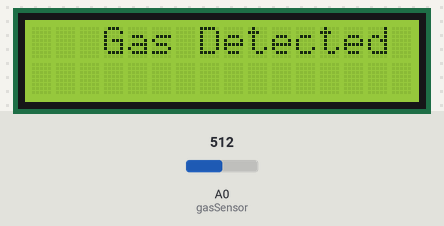
Simulated run of this sketch. Board: Arduino Uno, built with avr-gcc and run on an emulated ATmega328P. Shown: 16×2 character LCD. The inputs (shaded band) are chosen by the test bench; at power-on: A0 (gasSensor) = 512. What the sketch prints to the serial monitor is not drawn.

Above: at 1.2 s.
1.3 s: A0 (gasSensor) set to 165
2.8 s: A0 (gasSensor) set to 140
At 3.1 s:
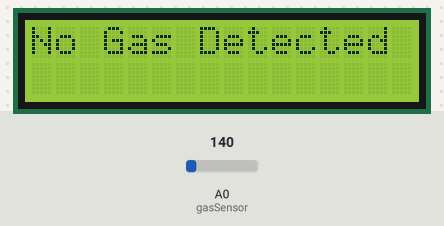
4.3 s: A0 (gasSensor) set to 160
At 5.5 s:
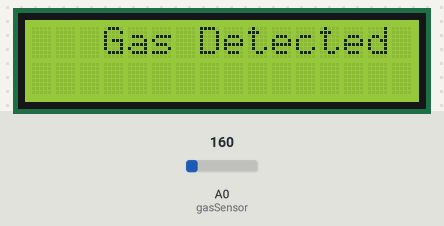
5.8 s: A0 (gasSensor) set to 122
At 6.6 s:
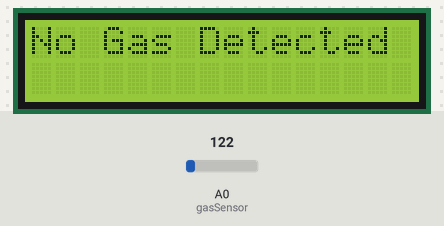
Timing chart, 0 to 8.3 s (numbered marks = the images above; inputs shaded):
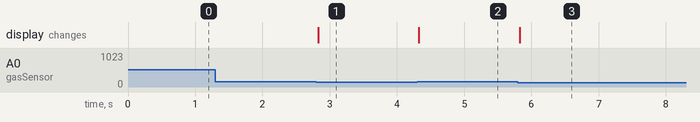

Measured:
- the behaviour switches between 151 and 150 on A0 (gasSensor) (found by bisection; images 0 and 1)
- after the input at 1.3 s, every drawn part: stays the same
- after the input at 2.8 s, the display: changes at once (image 1)
- after the input at 4.3 s, the display: changes at once (image 2)
- after the input at 5.8 s, the display: changes at once (image 3)

The sketch:

gas_detection.ino
```cpp
#include<LiquidCrystal_I2C.h>

LiquidCrystal_I2C lcd(32,16,2);

int gasSensor = A0;

void setup()
{
 	Serial.begin(9600);
  	lcd.init();
  	lcd.setCursor(0,0);
  	lcd.backlight();
  	lcd.display();
}

void loop()
{
  int sensorValue = analogRead(gasSensor);
  Serial.println(sensorValue);

  if(sensorValue > 150){
    lcd.setCursor(0,0);
    lcd.print("   Gas Detected");
  }
  else{
    lcd.setCursor(0,0);
    lcd.print("No Gas Detected");
  }
}
```
